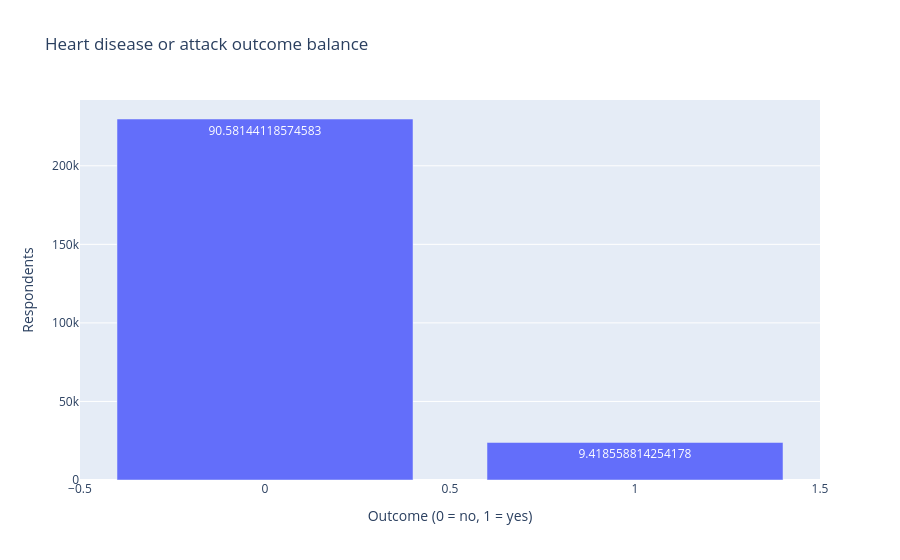

Notebook code for this chart:
### Code cell
outcome_counts = brfss_df_selected[target].value_counts(dropna=False).sort_index()
outcome_summary = pd.DataFrame({'count': outcome_counts, 'percent': outcome_counts / len(brfss_df_selected) * 100})
display(outcome_summary.round(2))
px.bar(outcome_summary.reset_index(names='outcome'), x='outcome', y='count', text='percent', title='Heart disease or attack outcome balance', labels={'outcome':'Outcome (0 = no, 1 = yes)', 'count':'Respondents', 'percent':'Percent'}).show()

### Figure 1 — Plotly figure (JSON) as saved in the notebook; plotly's stock layout.template omitted (floating-point values rounded to 4 significant figures)
{"data": [{"hovertemplate": "Outcome (0 = no, 1 = yes)=%{x}<br>Respondents=%{y}<br>Percent=%{text}<extra></extra>", "legendgroup": "", "marker": {"color": "#636efa", "pattern": {"shape": ""}}, "name": "", "orientation": "v", "showlegend": false, "text": [90.58, 9.419], "textposition": "auto", "type": "bar", "x": [0.0, 1.0], "xaxis": "x", "y": [229787, 23893], "yaxis": "y"}], "layout": {"barmode": "relative", "legend": {"tracegroupgap": 0}, "title": {"text": "Heart disease or attack outcome balance"}, "xaxis": {"anchor": "y", "domain": [0, 1], "title": {"text": "Outcome (0 = no, 1 = yes)"}}, "yaxis": {"anchor": "x", "domain": [0, 1], "title": {"text": "Respondents"}}}}
